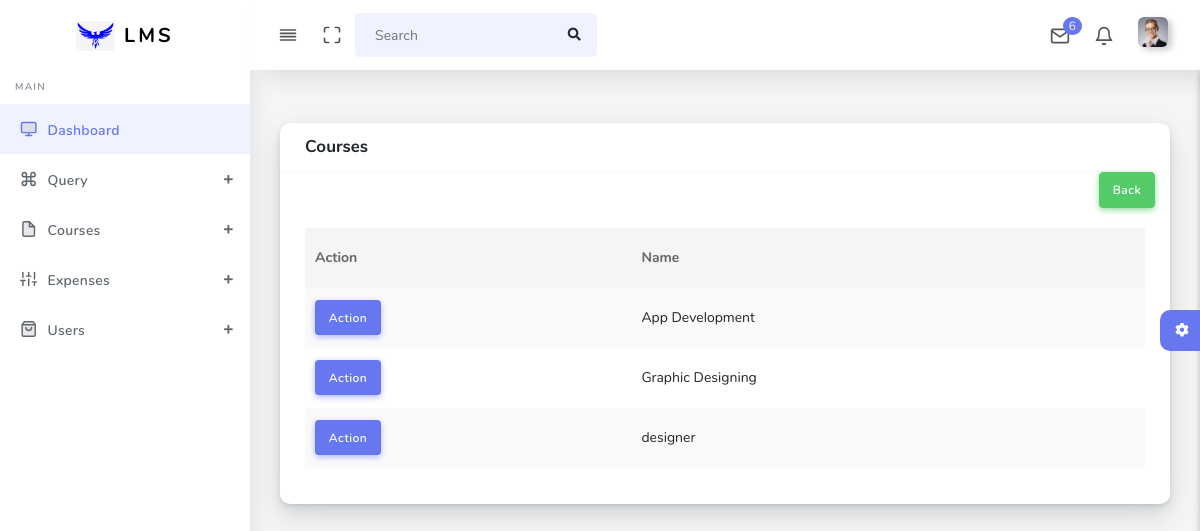
The app's page /viewcourse.php (signed in) with its own data.
### tables this page shows
CREATE TABLE `course` (
  `cid` int(50) NOT NULL,
  `acourse` varchar(50) NOT NULL
);

### viewcourse.php (the view, shortened to what this page needs)
<?php
include('./include/conn.php');
include('./include/header.php');
?>
<div class="main-content">
        <section class="section">
          <div class="section-body">
            <div class="row">
              <div class="col-12">
                <div class="card">
                  <div class="card-header">
                    <h4>Courses</h4>
                  </div>
                  <div class="col-lg-12">
              <a href="addcourse.php" class="btn btn-success" style="float:right">Back</a>
            </div>
                  <div class="card-body">
                    <div class="table-responsive">
                      <table class="table table-striped table-hover" id="tableExport" style="width:100%;">
                        <thead>
                          <tr>
                            <th>Action</th>
                            <th>Name</th>
                          </tr>
                        </thead>
                        <tbody>
                          <?php
                          $sql="SELECT * FROM course";
                          $run=mysqli_query($conn,$sql);
                          while($fet=mysqli_fetch_array($run)){
                              ?>
                              <tr>
                                <td>
                                <div class="dropdown">
                                  <button class="btn btn-primary" data-toggle="dropdown" id="dmenu">Action</button>
                                </div>
                                </td>
                                <td><?php echo $fet['acourse']; ?></td>
                              </tr>
                              <?php
                          }
                          ?>
                        </tbody>
                      </table>
                    </div>
                  </div>
                </div>
              </div>
            </div>
          </div>
        </section>

### records on screen
course: acourse "App Development"
course: acourse "Graphic Designing"
course: acourse "designer"
